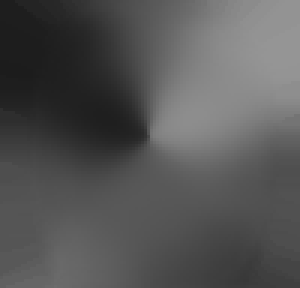
#> input picture data/anchors/manual/5/meanfield0.png, 100 x 96 px (shown 3 times larger)
$ python display_with_orientation.py   (older library calls are emulated)
#> lines starting #> are read from the running program, lines starting #| are printed output that depends on the picture; after the words box and inside, x2 and y2 are one past the last pixel; in counts of white or black regions, pixels touching at a corner belong together; pictures that were not available may be replaced by others from this repository, and a replacement may not be noted
"""
This file (display_with_orientation.py) is designed for:
    display orientation field with different indicating the error, it is for paper usage
Copyright (c) 2021, Yongjie Duan. All rights reserved.
"""
import os
import sys

# os.chdir(sys.path[0])
import os.path as osp
import numpy as np
from glob import glob
import argparse
import imageio
from scipy.ndimage import zoom
import matplotlib.pyplot as plt

thresh = 15
# rgb = np.linspace(0, 1, thresh + 1)
# rgb = np.stack((rgb, 1 - rgb, np.zeros_like(rgb)), axis=1)
rgb = ((1, 0, 0), (0, 1, 0))


def draw_orientation(ori, mask=None, factor=8, stride=16):
    ori = ori * np.pi / 180
    for ii in range(stride // factor // 2, ori.shape[0], stride // factor):
        for jj in range(stride // factor // 2, ori.shape[1], stride // factor):
            if mask is not None and mask[ii, jj] == 0:
                continue
            x, y, o, r = jj, ii, ori[ii, jj], stride * 0.75
            plt.plot(
                [x * factor - 0.5 * r * np.cos(o), x * factor + 0.5 * r * np.cos(o)],
                [y * factor - 0.5 * r * np.sin(o), y * factor + 0.5 * r * np.sin(o)],
                "k-",
                linewidth=1.2,
            )


def display_with_orientation(plot_dir, img_name, img, seg, ori, factor=8, stride=16):
    fig = plt.figure(figsize=(5, 5))
    plt.imshow(img, cmap="gray", vmin=0, vmax=255)
    draw_orientation(ori, mask=seg, factor=factor, stride=stride)
    plt.tight_layout()
    plt.axis("off")
    plt.savefig(osp.join(plot_dir, f"{img_name}.png"), bbox_inches="tight")
    plt.close(fig)


def display_rmsd(plot_dir, img_name, img):
    cmap = plt.get_cmap()
    rgba_img = (cmap(img / np.max(img)) * 255).astype(np.uint8)
    rgba_img = zoom(rgba_img, (8, 8, 1), order=1)
    rgba_img[:, :, 3] = zoom(img > 0, 8, order=0) * 255

    fig = plt.figure(figsize=(5, 5), facecolor="white")
    plt.imshow(rgba_img)
    plt.tight_layout()
    plt.axis("off")
    plt.savefig(osp.join(plot_dir, f"{img_name}.png"), bbox_inches="tight")
    plt.close(fig)


def display_with_orientation_errors(
    plot_dir, img_name, img, seg, ori_true, ori_pred, thresh=15, factor=8, stride=16, vmin=None, vmax=None,
):
    error = np.abs(ori_pred - ori_true)
    error = np.rint(np.minimum(error, 180 - error)).astype(np.int)
    # error = np.clip(error, 0, thresh)
    error = np.where(error >= thresh, 0, 1)

    fig = plt.figure(figsize=(5, 5))
    plt.imshow(img, cmap="gray", vmin=vmin, vmax=vmax)
    draw_orientation(ori, mask=seg, factor=factor, stride=stride, error=error)
    plt.tight_layout()
    plt.axis("off")
    plt.savefig(osp.join(plot_dir, f"{img_name}.png"), bbox_inches="tight")
    plt.close(fig)


if __name__ == "__main__":
    parser = argparse.ArgumentParser()
    parser.add_argument("--num", "-n", default=5, type=int)
    args = parser.parse_args()

    prefix = "manual"

    for ii in range(args.num):
        ori = imageio.imread(osp.join(prefix, f"{args.num}", f"meanfield{ii}.png")).astype(np.float32) - 90
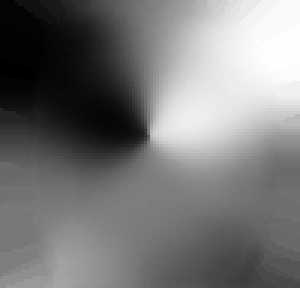
#> ori: shape (96, 100) float32 (shown 3 times larger); min -62, max 59, mean -5.1; drawn with min black and max white
        seg = imageio.imread(osp.join(prefix, f"{args.num}", f"mask{ii}.png")) > 0
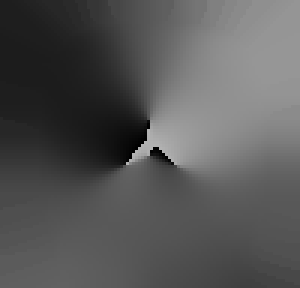
#> input picture data/anchors/manual/1/meanfield0.png, 100 x 96 px, given in place of mask0.png, which was not available (shown 3 times larger)
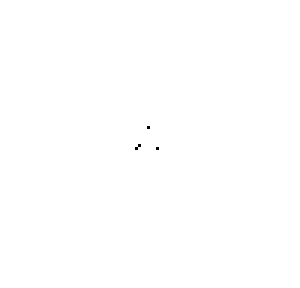
#> seg: shape (96, 100) bool (shown 3 times larger); 100% white; black in thin lines or dots, all inside (x1, y1, x2, y2) = (45, 42, 53, 50)
        rmsd = imageio.imread(osp.join(prefix, f"{args.num}", f"rmsd{ii}.png")).astype(np.float32)
#> rmsd: shape (96, 100) float32; min 28, max 149, mean 84.9

        size = [8 * x for x in rmsd.shape]
#> size = [768, 800]

        img = rmsd * seg
        display_rmsd(osp.join(prefix, f"{args.num}"), f"plot_rmsd{ii}", img)
#> in display_rmsd, `rgba_img = (cmap(img / np.max(img)) * 255).astype(np.uint8)`:
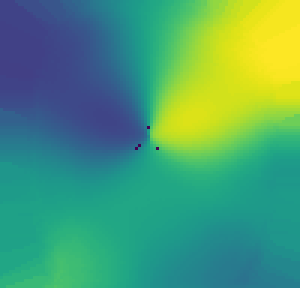
#> rgba_img: shape (96, 100, 4) (shown 3 times larger); mean of channels 0, 1, 2, 3 75.9, 155.4, 114.6, 255; drawn as R, G, B
#> in display_rmsd, `rgba_img[:, :, 3] = zoom(img > 0, 8, order=0) * 255`:
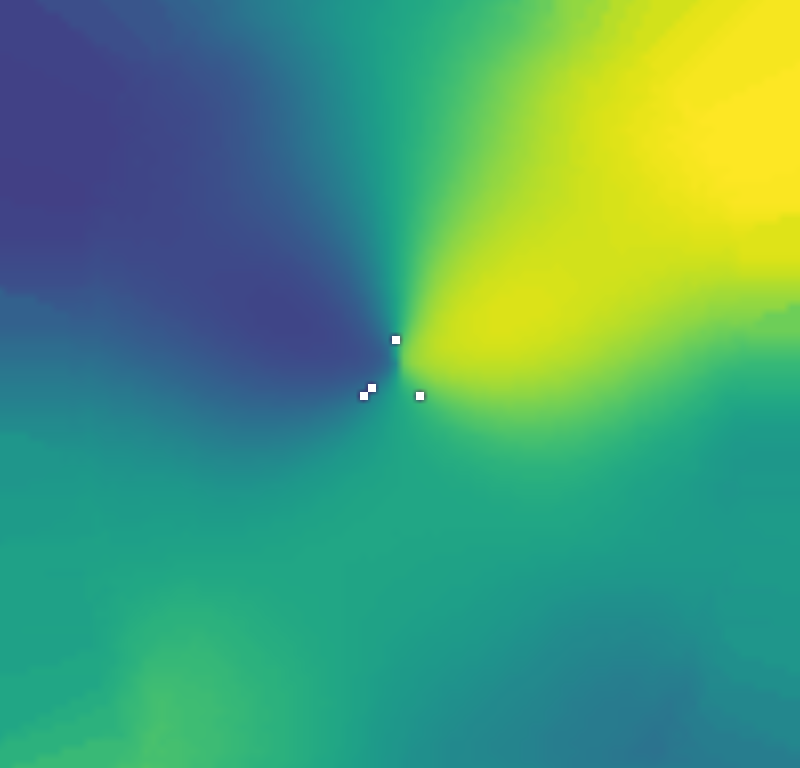
#> rgba_img: shape (768, 800, 4); mean of channels 0, 1, 2, 3 75.9, 155.4, 114.6, 254.9; transparent parts drawn white

        img = np.ones(size) * 255
        display_with_orientation(osp.join(prefix, f"{args.num}"), f"plot_meanfield{ii}", img, seg, ori, stride=24)
#> in display_with_orientation, `plt.savefig(osp.join(plot_dir, f"{img_name}.png"), bbox_inches="tight")`:
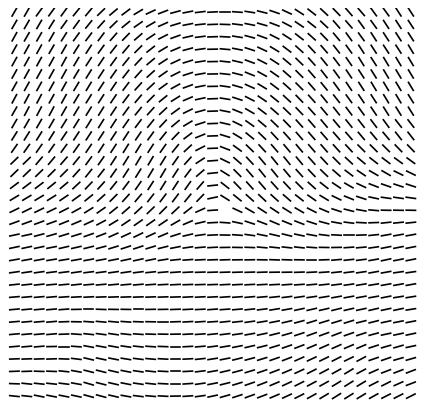
#> figure drawn by matplotlib, 1 panel
        print(f"=> plot {ii}")
#> pass 2 of the loop `for ii in range(args.num):`:
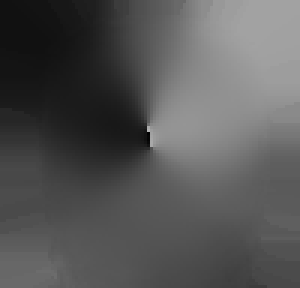
#> input picture data/anchors/manual/5/meanfield1.png, 100 x 96 px (shown 3 times larger)
#> `ori = imageio.imread(osp.join(prefix, f"{args.num}", f"meanfield{ii}.p..`:
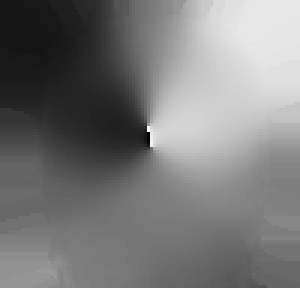
#> ori: shape (96, 100) float32 (shown 3 times larger); min -88, max 88, mean -4.2; drawn with min black and max white
#> seg: shape (96, 100) bool; every value is 1
#> (the run stopped early here; a loop or call above may not have finished)
